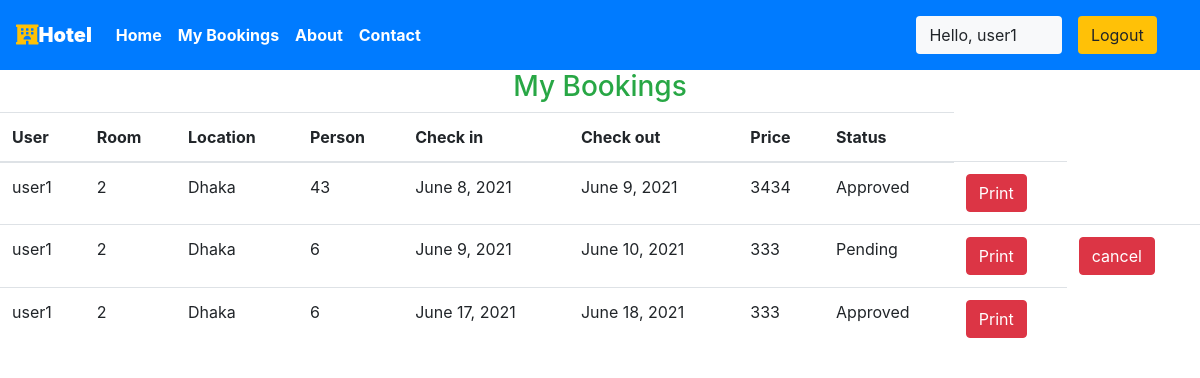
Page /user/bookings (signed in) on the committed database.
### main/models.py (models this page shows, shortened)
class CustomUser(AbstractUser):
     date_of_birth = models.DateField(verbose_name=_("Date of birth"), blank=True, null=True)
     address1 = models.CharField(verbose_name=_("Address line 1"), max_length=1024, blank=True, null=True)
     zip_code = models.CharField(verbose_name=_("Postal Code"), max_length=12, blank=True, null=True)
     city = models.CharField(verbose_name=_("City"), max_length=1024, blank=True, null=True)
     country = CountryField(blank=True, null=True)
     phone_regex = RegexValidator(regex=r"^\+(?:[0-9]●?){6,14}[0-9]$", message=_("Enter a valid international mobile phone number starting with +(country code)"))
     mobile_phone = models.CharField(validators=[phone_regex], verbose_name=_("Mobile phone"), max_length=17, blank=True, null=True)
     photo = models.ImageField(verbose_name=_("Photo"), upload_to='photos/', default='photos/default-user-avatar.png')
     class Meta:
         ordering = ['last_name']

class Reservation(models.Model):
    Reservation_STATUS = (
    ("1", "Pending"),
    ("2", "Approved"),
    ("3", "Canceled"),
    )
    status=models.CharField(choices=Reservation_STATUS, max_length=15, default="Pending")
    id = models.AutoField(primary_key=True)
    check_in = models.DateField(auto_now =False)
    check_out = models.DateField()
    room = models.ForeignKey(Room, on_delete = models.CASCADE)
    guest = models.ForeignKey(CustomUser, on_delete= models.CASCADE)
    booking_id = models.CharField(max_length=100,default="null")
    @property
    def total_price(self):
        days = (self.check_out - self.check_in).days
        print(days)
        result = self.room.price * days
        return result

class Room(models.Model):
    ROOM_STATUS = (
    ("1", "available"),
    ("2", "not available"),
    )
    ROOM_TYPE = (
    ("1", "Premium"),
    ("2", "Deluxe"),
    ("3","Basic"),
    )
    id = models.AutoField(primary_key=True)
    room_type = models.CharField(max_length=50,choices = ROOM_TYPE)
    capacity = models.IntegerField()
    price = models.IntegerField()
    size = models.IntegerField()
    hotel = models.ForeignKey(Hotel, on_delete = models.CASCADE)
    status = models.CharField(choices =ROOM_STATUS,max_length = 15)
    roomnumber = models.IntegerField()
    photo=models.ImageField(upload_to='room/', null=True, blank=True)
    Services=models.CharField(max_length=30,null=True)

class Hotel(models.Model):
    id = models.AutoField(primary_key=True)
    name = models.CharField(max_length=30,null=True)
    owner = models.ForeignKey(CustomUser, blank=True, null=True, on_delete=models.CASCADE)
    location = models.CharField(max_length=50)
    state = models.CharField(max_length=50,null=True)
    country = models.CharField(max_length=50,null=True)
    photo=models.ImageField(upload_to='hotel/', null=True, blank=True)

### main/views.py (the view)
# urls.py: path('user/bookings', views.user_bookings,name="userbookings"),
@login_required(login_url='/user')
def user_bookings(request):
    if request.user.is_authenticated == False:
        messages.error(request,"Please login to Book rooms")
        return redirect('userloginpage')
    user = CustomUser.objects.all().get(id=request.user.id)
    bookings = Reservation.objects.all().filter(guest=user)
    total = 0
    for book in bookings:
        checkin = book.check_in
        checkout = book.check_out
        price = book.room.price
        total += price * (checkout - checkin).days
    if not bookings:
        messages.warning(request,"No Bookings Found")
    return HttpResponse(render(request,'user/mybookings.html',{'bookings':bookings, 'total':total}))

### main/templatetags/app_tags.py (called while the page is built)
@register.filter(name='has_group')
def has_group(user, group_name):
    group = Group.objects.get(name=group_name)
    return True if group in user.groups.all() else False

### templates/user/mybookings.html (shortened to what this page needs)
{% extends 'basic.html' %} {% block title %}Dashboard {% endblock title %} {% block body %}
{% load app_tags %}
<h3 class="text-center  text-success">My Bookings </h3>
<table class="table">
    <thead>
        <th>User</th>
        <th>Room</th>
        <th>Location</th>
        <th>Person</th>
        <th>Check in</th>
        <th>Check out</th>
        <th>Price</th>
        <th>Status</th>
    </thead>
    {% for each_booking in bookings %}
    <tr>
        <td>{{each_booking.guest.username}}</td>
        <td>{{each_booking.room.roomnumber}}</td>
        <td>{{each_booking.room.hotel.location}}</td>
        <td>{{each_booking.room.capacity}}</td>
        <td>{{each_booking.check_in}}</td>
        <td>{{each_booking.check_out}}</td>
        <td>{{each_booking.total_price}}</td>
        <td>{{each_booking.get_status_display}}</td>
        <td> <a href="/user/bookings/{{each_booking.id}}"> <button type="submit" class="btn btn-danger">Print</button>   </a>  </td>
        {% if each_booking.get_status_display == 'Pending' %}
        <td><form action="/user/panel/change-status" method="POST" enctype="multipart/form-data">
                <button type="submit" class="btn btn-danger">cancel</button>
              </form></td>
        {% endif %}
    </tr>
    {% endfor %}
</table>
{% endblock body %}

### templates/basic.html (shortened to what this page needs)
{% load static %}
{% load app_tags %}
<!DOCTYPE html>
<!DOCTYPE html>
<html lang="en">
<head>
    <link rel="stylesheet" href="https://use.fontawesome.com/releases/v5.7.0/css/all.css">
    <link rel="stylesheet" href="{% static 'bootstrap\bootstrap.css' %}">
    <link rel="stylesheet" href="https://maxcdn.bootstrapcdn.com/bootstrap/4.5.0/css/bootstrap.min.css" >
</head>
<body style="dbackground-image: url('https://source.unsplash.com/random');height: 100%;">
    <div class="container-fluid px-0">
        <nav class="navbar navbar-expand-lg navbar-dark bg-primary font-weight-bold">
            <a class="navbar-brand text-bold bg-black " href="/"><i class="fas fa-hotel text-warning"></i><b>Hotel </b></a>
            <div class="collapse navbar-collapse " id="navbarSupportedContent">
                <ul class="navbar-nav mr-auto ">
                    <li class="nav-item active">
                        <a class="nav-link text-bold " href="/"> Home</a>
                    </li>
                    {% if request.user|has_group:"hotel_owner" %}
                    <li class="nav-item active">
                        <a class="nav-link text-bold" href="/staff/panel">Dashboard </a>
                    </li>
                    {% elif user.is_staff == False and user.is_authenticated %}
                    <li class="nav-item active">
                            <a class="nav-link text-bold" href="/user/bookings">My Bookings </a>
                        </li>
                    {% endif %}
                    <li class="nav-item active">
                        <a class="nav-link text-bold" href="/about">About</a>
                    </li>
                    <li class="nav-item active">
                        <a class="nav-link text-bold" href="/contact">Contact </a>
                    </li>
                </ul>
                {% if user.is_authenticated %}
                      <button class="btn btn-group bg-light" data-toggle="modal" data-target="#forlogin">
                       Hello, {{request.user.username}}
                       <a href="/logout" class="nav-link">
                    <button class="btn btn-group bg-warning" data-toggle="modal" data-target="#forlogin">
                        Logout
                    </button></a>&nbsp; &nbsp;
                    </button>
                {% endif %}
            </div>
        </nav>
    </div>
    {% block body %}
    {% endblock body %}
</body>
</html>

### templates/basic.html (style rules this page uses)
a { text-decoration: none; }

### rows in the picture
CustomUser: user.username "user1"
Reservation: guest.username "user1", room.roomnumber "2", room.hotel.location "Dhaka", room.capacity "43", check_in "June 8, 2021", check_out "June 9, 2021", total_price "3434", status "Approved"
Reservation: guest.username "user1", room.roomnumber "2", room.hotel.location "Dhaka", room.capacity "6", check_in "June 9, 2021", check_out "June 10, 2021", total_price "333", status "Pending"
Reservation: guest.username "user1", room.roomnumber "2", room.hotel.location "Dhaka", room.capacity "6", check_in "June 17, 2021", check_out "June 18, 2021", total_price "333", status "Approved"
